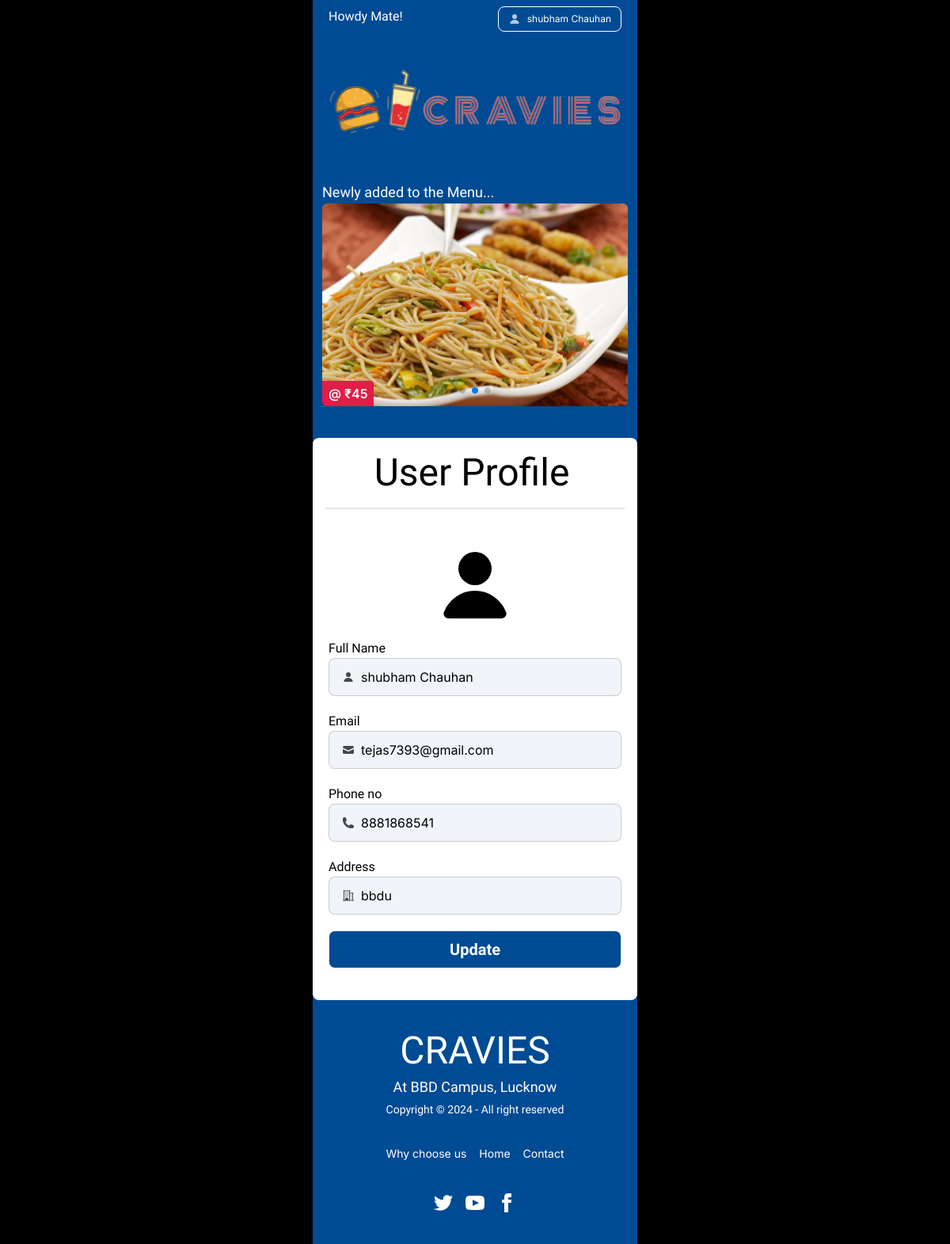
Page /profile/ (signed in) on the committed database.
### Store/models.py (models this page shows, shortened)
class Product(models.Model):
    shop = models.ForeignKey(Shop, on_delete=models.CASCADE, null=True, blank=True)
    name = models.CharField(max_length=50)
    price = models.IntegerField(default=0)
    product_ctgry = models.ForeignKey(Category, on_delete=models.CASCADE, default=1)
    description = models.TextField(blank=True, max_length=300)
    image = models.ImageField(upload_to="uploads/products/")
    offer_discounts = models.IntegerField(default=0)
    availibility = models.BooleanField(default=True)
    last_modified = models.DateTimeField(auto_now_add=True)
    visibility = models.BooleanField(default=True)

class Customer(models.Model):
    user = models.ForeignKey(User, on_delete=models.CASCADE)
    number = models.CharField(max_length=12)
    address = models.CharField(max_length=300, default='', null=True, unique=False)
    alternate_number = models.IntegerField(null=True, blank=True)

### Store/views.py (the view, shortened to what this page needs)
# urls.py: path('profile/', views.ProfilePage.as_view(), name="userprofile"),
class ProfilePage(View):
    def get(self, request):
        NEW_IN_THE_MENU = models.NewInTheMenu.objects.all()[0].name.all()
        if request.user.is_authenticated:
            c = models.Customer.objects.get(user__id = request.user.id)
            editForm = forms.UserEditForm(data={"email":request.user.username,"name":request.user.first_name, "phone":c.number, "address":c.address})
            return render(request, "store/profile.html", {"editForm":editForm,"NEW_IN_THE_MENU":NEW_IN_THE_MENU})
        else:return redirect("loginpage")

### Store/forms.py
class UserEditForm(forms.Form):
    name = forms.CharField(label="Full Name", required=True, widget=forms.TextInput(attrs={'class':' grow'}))
    email = forms.CharField(label="Email", widget=forms.EmailInput(attrs={'readonly': 'readonly','class':'grow'}))
    phone = forms.CharField(label="Phone no", required=True, widget=forms.TextInput(attrs={'class':' grow'}))
    address = forms.CharField(label="Address", widget=forms.TextInput(attrs={'class':' grow'}), required=True)
    def clean_phone(self):
        data = self.cleaned_data["phone"]
        if len(data) != 10 or data.isdigit() != True:
            raise forms.ValidationError("Invalid mobile no.")
        else:
            return data

### templates/store/profile.html (shortened to what this page needs)
{% extends 'store/base.html' %}
{% load static %}
{% block content %}
    <div class="px-3 pb-10 text-white">
        {% include 'store/header.html' %}
        {% include 'store/sweeper.html' %}
    </div>
    <div class="login bg-white text-black rounded-lg">
        <div class="flex items-center justify-center border-b-2 py-3 mx-4">
            <h2 class="text-5xl Cookie pe-2 my-2 ">User Profile</h2>
        </div>
        <form class="py-10 px-5 form-control" method="post" action="#">
            <div class="t">
                <svg xmlns="http://www.w3.org/2000/svg" viewBox="0 0 16 16" fill="currentColor" class="w-28 h-28 mx-auto mb-3"><path d="M8 8a3 3 0 1 0 0-6 3 3 0 0 0 0 6ZM12.735 14c.618 0 1.093-.561.872-1.139a6.002 6.002 0 0 0-11.215 0c-.22.578.254 1.139.872 1.139h9.47Z" /></svg>
            </div>
            <span class="teachers">{{ editForm.name.label }} {{ editForm.name.errors }}</span> </span>
            <label class="input bg-slate-100 input-bordered flex items-center gap-2 mb-5">
                <svg xmlns="http://www.w3.org/2000/svg" viewBox="0 0 16 16" fill="currentColor" class="w-4 h-4 opacity-70"><path d="M8 8a3 3 0 1 0 0-6 3 3 0 0 0 0 6ZM12.735 14c.618 0 1.093-.561.872-1.139a6.002 6.002 0 0 0-11.215 0c-.22.578.254 1.139.872 1.139h9.47Z" /></svg>
                {{ editForm.name }}
            </label>
            <span class="teachers">{{ editForm.email.label }} </span>
            <label class="input bg-slate-100 input-bordered flex items-center gap-2 mb-5">
                {{ editForm.email }}
            </label>
            <span class="teachers">{{ editForm.phone.label }}  </span>
            <label class="input bg-slate-100 input-bordered flex items-center gap-2 mb-5">
                {{ editForm.phone }}
            </label>
            <span class="teachers">{{ editForm.address.label }} </span>
            <label class="input bg-slate-100 input-bordered flex items-center gap-2 mb-5">
                {{ editForm.address }}
            </label>
            <button type="submit" class="btn w-full bg-Canteen hover:bg-Canteen/80 text-white teachers text-xl">Update</button>
        </form>
    </div>
    {% include 'store/footer.html' %}
{% endblock %}

### templates/store/header.html (shortened to what this page needs)
{% load static %}
<header class="mb-5">
    <div class="nav flex p-2 relative">
        <div class="grow">
            <span class="text teachers">Howdy Mate!</span>
        </div>
        {% if request.user.is_authenticated %}
        <div class="relative">
            <button class="menu-btn btn btn-sm btn-outline text-white">
                <svg xmlns="http://www.w3.org/2000/svg" viewBox="0 0 16 16" fill="currentColor" class="w-4 h-4 opacity-70"><path d="M8 8a3 3 0 1 0 0-6 3 3 0 0 0 0 6ZM12.735 14c.618 0 1.093-.561.872-1.139a6.002 6.002 0 0 0-11.215 0c-.22.578.254 1.139.872 1.139h9.47Z" /></svg>
                <span class="text-xs">{{request.user.first_name}}</span>
            </button>
        </div>
        {% endif %}
    </div>
    <a href="/">
        <div class="container mx-auto py-10 px-2">
            <img src="{% static 'media/icon.png' %}" alt="icon" class="">
        </div>
    </a>
</header>

### templates/store/sweeper.html
{% load static %}
<div class="slider">
    <h3 class="teachers text-lg">Newly added to the Menu...</h3>
    <div class="swiper rounded-md">
        <div class="swiper-wrapper">
            {% for item in NEW_IN_THE_MENU %}
            <div class="swiper-slide">
                <div class="relative h-64 w-full">
                    <img src="{{item.image.url}}" alt="get net" class="h-full w-full object-fit">
                    <span class="absolute bg-rose-600 py-1 px-2 rounded-tr left-0 bottom-0 Inter font-semibold">@ ₹{{item.price}} </span>
                </div>
            </div>
            {% endfor %}
        </div>
        <div class="swiper-pagination"></div>
    </div>
</div>

### rows in the picture
Product: image (picture), price "45"
Customer: address "bbdu"

### other values in the picture
{{ request.user.first_name }} "shubham Chauhan"
{{ editForm.name.label }} "Full Name"
{{ editForm.email.label }} "Email"
{{ editForm.phone.label }} "Phone no"
{{ editForm.address.label }} "Address"
